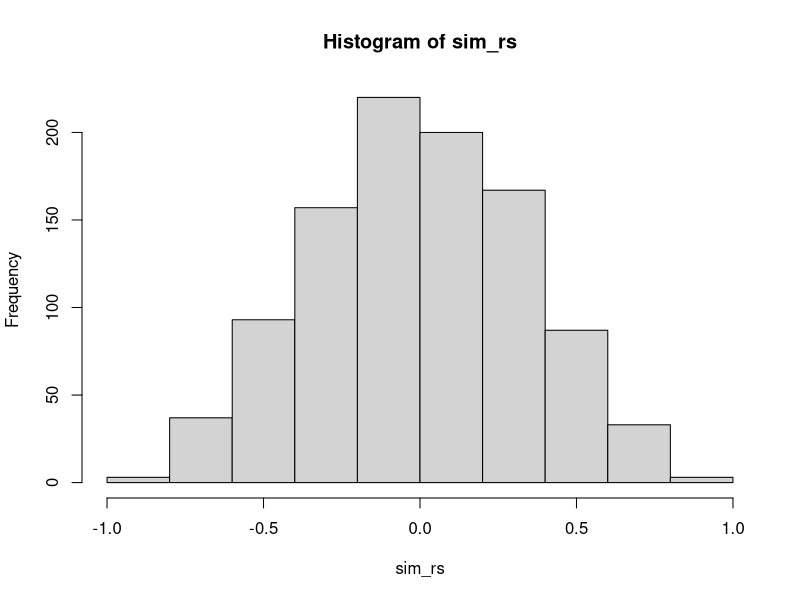

The R script that drew this image:
## ---- chunk 1
X <- c(1,4,3,2,5,4,3,6,7,8)
Y <- c(1,3,6,7,8,2,8,7,6,9)
(results<-cor.test(X,Y))

results$p.value
## ---- chunk 2
sim_rs <- replicate(1000,cor(sample(X),sample(Y)))
hist(sim_rs)

length(sim_rs[sim_rs >= results$estimate])/1000
## ---- chunk 3
sum(sort(X)*sort(Y,decreasing=TRUE))
## ---- chunk 4
sum(sort(X)*sort(Y))
